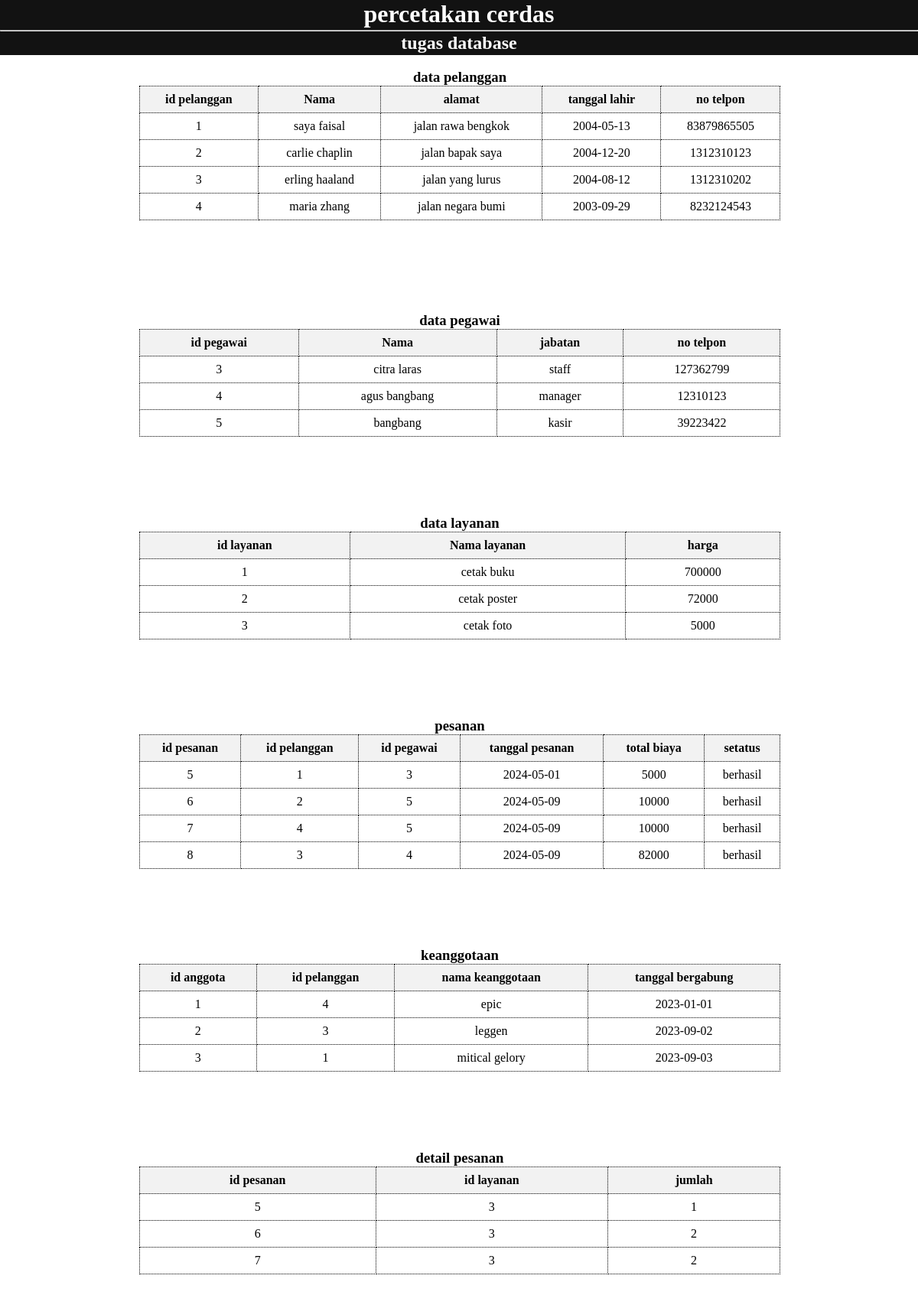
The page / on the database its author committed.
### tables this page shows
CREATE TABLE `pelanggan` (
  `id_pelanggan` int(11) NOT NULL,
  `nama` varchar(20) NOT NULL,
  `alamat` varchar(50) NOT NULL,
  `tanggal_lahir` date NOT NULL,
  `nomer_telpon` varchar(20) DEFAULT NULL,
  `setatus_keanggotaan` varchar(30) DEFAULT NULL,
  `tanggal_bergabung` date DEFAULT NULL
);

CREATE TABLE `pegawai` (
  `id_pegawai` int(11) NOT NULL,
  `nama` varchar(20) NOT NULL,
  `jabatan` varchar(20) NOT NULL,
  `nomer_telpon` int(18) NOT NULL
);

CREATE TABLE `layanan` (
  `id_layanan` int(11) NOT NULL,
  `nama_layanan` varchar(30) NOT NULL,
  `harga` int(11) DEFAULT NULL
);

CREATE TABLE `Pesanan` (
  `id_pesanan` int(11) NOT NULL,
  `id_pelanggan` int(11) NOT NULL,
  `id_pegawai` int(11) NOT NULL,
  `tanggal_pesanan` date NOT NULL,
  `total_biaya` int(11) NOT NULL,
  `status` varchar(20) NOT NULL
);

CREATE TABLE `Keanggotaan` (
  `id_keanggotaan` int(11) NOT NULL,
  `id_pelanggan` int(11) NOT NULL,
  `nama_keanggotaan` varchar(50) NOT NULL,
  `tanggal_bergabung` date NOT NULL
);

CREATE TABLE `detail_pesanan` (
  `id_pesanan` int(11) NOT NULL,
  `id_layanan` int(11) NOT NULL,
  `jumlah` int(11) NOT NULL
);

### index.php (the view, shortened to what this page needs)
<?php
    include "databases/koneksi.php";
?>
<!DOCTYPE html>
<html lang="en">
<head>
</head>
<body>
    <header>
        <center><h1>percetakan cerdas</h1></center>
        <center><hr></center>
        <center><h2>tugas database</h2></center>
    </header>
    <br>
    <content>
        <div>
            <center><h3 color='black'>data pelanggan</h3>
            <table>
                <thead>
                    <tr>
                        <th>id pelanggan</th>
                        <th>Nama</th>
                        <th>alamat</th>
                        <th>tanggal lahir</th>
                        <th>no telpon</th>
                    </tr>
                </thead>
                <tbody>
                <?php
                    $query = mysqli_query($koneksi, 'SELECT * FROM pelanggan');
                    while($row = mysqli_fetch_array($query)) { ?>
                    <tr>
                        <td><?= $row['id_pelanggan'] ?></td>
                        <td><?= $row['nama'] ?></td>
                        <td><?= $row['alamat'] ?></td>
                        <td><?= $row['tanggal_lahir'] ?></td>
                        <td><?= $row['nomer_telpon'] ?></td>
                    </tr>
                <?php } ?>
                </tbody>
            </table></center>
        </div>
        <br>
        <div>
        <center><h3 color='black'>data pegawai</h3>
        <table>
            <thead>
                <tr>
                    <th>id pegawai</th>
                    <th>Nama</th>
                    <th>jabatan</th>
                    <th>no telpon</th>
                </tr>
            </thead>
            <tbody>
            <?php
            $query = mysqli_query($koneksi, 'SELECT * FROM pegawai');
            while($row = mysqli_fetch_array($query)) { ?>
                <tr>
                    <td><?= $row['id_pegawai'] ?></td>
                    <td><?= $row['nama'] ?></td>
                    <td><?= $row['jabatan'] ?></td>
                    <td><?= $row['nomer_telpon'] ?></td>
                </tr>
            <?php } ?>
            </tbody>
        </table></center>
        </div>
                <div>
            <center><h3 color='black'>data layanan</h3>
            <table>
                <thead>
                    <tr>
                        <th>id layanan</th>
                        <th>Nama layanan</th>
                        <th>harga</th>
                    </tr>
                </thead>
                <tbody>
                <?php
                    $query = mysqli_query($koneksi, 'SELECT * FROM layanan');
                    while($row = mysqli_fetch_array($query)) { ?>
                        <tr>
                            <td><?= $row['id_layanan'] ?></td>
                            <td><?= $row['nama_layanan'] ?></td>
                            <td><?= $row['harga'] ?></td>
                        </tr>
                    <?php } ?>
                </tbody>
            </table></center>
        </div>
        <div>
            <center><h3 color='black'>pesanan</h3>
            <table>
                <thead>
                    <tr>
                        <th>id pesanan</th>
                        <th>id pelanggan</th>
                        <th>id pegawai</th>
                        <th>tanggal pesanan</th>
                        <th>total biaya</th>
                        <th>setatus</th>
                    </tr>
                </thead>
                <tbody>
                <?php
                    $query = mysqli_query($koneksi, 'SELECT * FROM pesanan');
                    while($row = mysqli_fetch_array($query)) { ?>
                        <tr>
                            <td><?= $row['id_pesanan'] ?></td>
                            <td><?= $row['id_pelanggan'] ?></td>
                            <td><?= $row['id_pegawai'] ?></td>
                            <td><?= $row['tanggal_pesanan'] ?></td>
                            <td><?= $row['total_biaya'] ?></td>
                            <td><?= $row['status'] ?></td>
                        </tr>
                    <?php } ?>
                </tbody>
            </table></center>
        </div>
        <div>
            <center><h3 color='black'>keanggotaan</h3>
            <table>
                <thead>
                    <tr>
                        <th>id anggota</th>
                        <th>id pelanggan</th>
                        <th>nama keanggotaan</th>
                        <th>tanggal bergabung</th>
                    </tr>
                </thead>
                <tbody>
                <?php
                    $query = mysqli_query($koneksi, 'SELECT * FROM keanggotaan');
                    while($row = mysqli_fetch_array($query)) { ?>
                        <tr>
                            <td><?= $row['id_keanggotaan'] ?></td>
                            <td><?= $row['id_pelanggan'] ?></td>
                            <td><?= $row['nama_keanggotaan'] ?></td>
                            <td><?= $row['tanggal_bergabung'] ?></td>
                        </tr>
                    <?php } ?>
                </tbody>
            </table></center>
        </div>
        <div>
            <center><h3 color='black'>detail pesanan</h3>
            <table>
                <thead>
                    <tr>
                        <th>id pesanan</th>
                        <th>id layanan</th>
                        <th>jumlah</th>
                    </tr>
                </thead>
                <tbody>
                <?php
                    $query = mysqli_query($koneksi, 'SELECT * FROM detail_pesanan');
                    while($row = mysqli_fetch_array($query)) { ?>
                        <tr>
                            <td><?= $row['id_pesanan'] ?></td>
                            <td><?= $row['id_layanan'] ?></td>
                            <td><?= $row['jumlah'] ?></td>
                        </tr>
                    <?php } ?>
                </tbody>
            </table></center>
        </div>
    </content>
</body>
</html>

### index.php (style rules this page uses)
* { padding: 0px; margin: 0px; }
header { background-color: #121212; color: white; }
center { padding-bottom: 2px; }
center h3 { color : black; }
div { margin-bottom: 100px; margin-left:2px; }
table { border-collapse: collapse; width: 70%; align-items: center; }
th, td { text-align: center; padding: 8px; border: 1px dotted black; }
th { background-color: #f2f2f2; }

### rows shown on the page
pelanggan: id_pelanggan "1", nama "saya faisal", alamat "jalan rawa bengkok", tanggal_lahir "2004-05-13", nomer_telpon "83879865505"
pelanggan: id_pelanggan "2", nama "carlie chaplin", alamat "jalan bapak saya", tanggal_lahir "2004-12-20", nomer_telpon "1312310123"
pelanggan: id_pelanggan "3", nama "erling haaland", alamat "jalan yang lurus", tanggal_lahir "2004-08-12", nomer_telpon "1312310202"
pelanggan: id_pelanggan "4", nama "maria zhang", alamat "jalan negara bumi", tanggal_lahir "2003-09-29", nomer_telpon "8232124543"
pegawai: id_pegawai "3", nama "citra laras", jabatan "staff", nomer_telpon "127362799"
pegawai: id_pegawai "4", nama "agus bangbang", jabatan "manager", nomer_telpon "12310123"
pegawai: id_pegawai "5", nama "bangbang", jabatan "kasir", nomer_telpon "39223422"
layanan: id_layanan "1", nama_layanan "cetak buku", harga "700000"
layanan: id_layanan "2", nama_layanan "cetak poster", harga "72000"
layanan: id_layanan "3", nama_layanan "cetak foto", harga "5000"
pesanan: id_pesanan "5", id_pelanggan "1", id_pegawai "3", tanggal_pesanan "2024-05-01", total_biaya "5000", status "berhasil"
pesanan: id_pesanan "6", id_pelanggan "2", id_pegawai "5", tanggal_pesanan "2024-05-09", total_biaya "10000", status "berhasil"
pesanan: id_pesanan "7", id_pelanggan "4", id_pegawai "5", tanggal_pesanan "2024-05-09", total_biaya "10000", status "berhasil"
pesanan: id_pesanan "8", id_pelanggan "3", id_pegawai "4", tanggal_pesanan "2024-05-09", total_biaya "82000", status "berhasil"
keanggotaan: id_keanggotaan "1", id_pelanggan "4", nama_keanggotaan "epic", tanggal_bergabung "2023-01-01"
keanggotaan: id_keanggotaan "2", id_pelanggan "3", nama_keanggotaan "leggen", tanggal_bergabung "2023-09-02"
keanggotaan: id_keanggotaan "3", id_pelanggan "1", nama_keanggotaan "mitical gelory", tanggal_bergabung "2023-09-03"
detail_pesanan: id_pesanan "5", id_layanan "3", jumlah "1"
detail_pesanan: id_pesanan "6", id_layanan "3", jumlah "2"
detail_pesanan: id_pesanan "7", id_layanan "3", jumlah "2"
